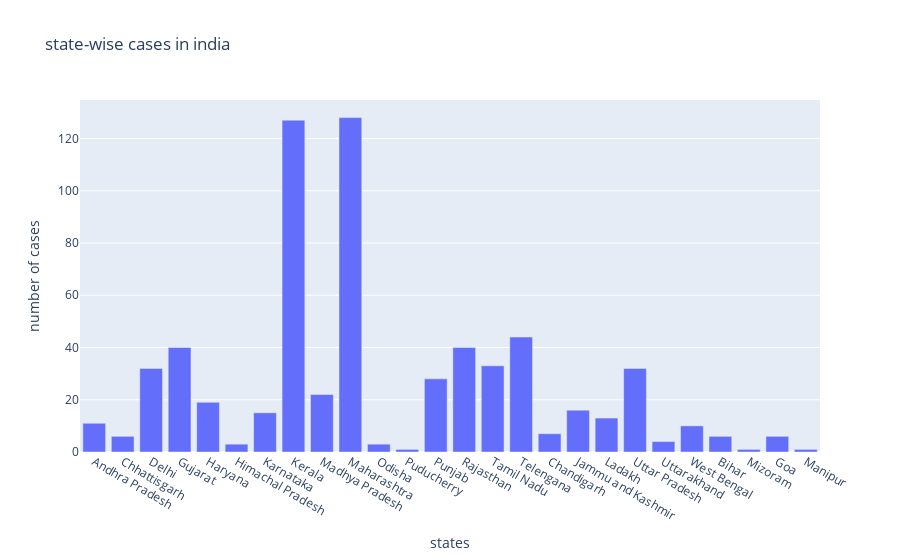

The code cell stored with this chart in its notebook:
### Code cell
## oop viz
fig=plt.figure(figsize=(20,10),dpi=200)
axes=fig.add_axes([0,0,1,1])
axes.bar(df['Name of State / UT'],df['Total active cases'])
axes.set_title('Cases in india')
axes.set_xlabel('States')
axes.set_ylabel('Total cases')


##
fig=go.Figure()
fig.add_trace(go.Bar(x=df['Name of State / UT'],y=df['Total active cases']))
fig.update_layout(title='state-wise cases in india',xaxis=dict(title='states'),yaxis=dict(title='number of cases'))

### Figure 1 — Plotly figure (JSON) as saved in the notebook; plotly's stock layout.template omitted (floating-point values rounded to 4 significant figures)
{"data": [{"type": "bar", "x": ["Andhra Pradesh", "Chhattisgarh", "Delhi", "Gujarat", "Haryana", "Himachal Pradesh", "Karnataka", "Kerala", "Madhya Pradesh", "Maharashtra", "Odisha", "Puducherry", "Punjab", "Rajasthan", "Tamil Nadu", "Telengana", "Chandigarh", "Jammu and Kashmir", "Ladakh", "Uttar Pradesh", "Uttarakhand", "West Bengal", "Bihar", "Mizoram", "Goa", "Manipur"], "y": [11, 6, 32, 40, 19, 3, 15, 127, 22, 128, 3, 1, 28, 40, 33, 44, 7, 16, 13, 32, 4, 10, 6, 1, 6, 1]}], "layout": {"title": {"text": "state-wise cases in india"}, "xaxis": {"title": {"text": "states"}}, "yaxis": {"title": {"text": "number of cases"}}}}
